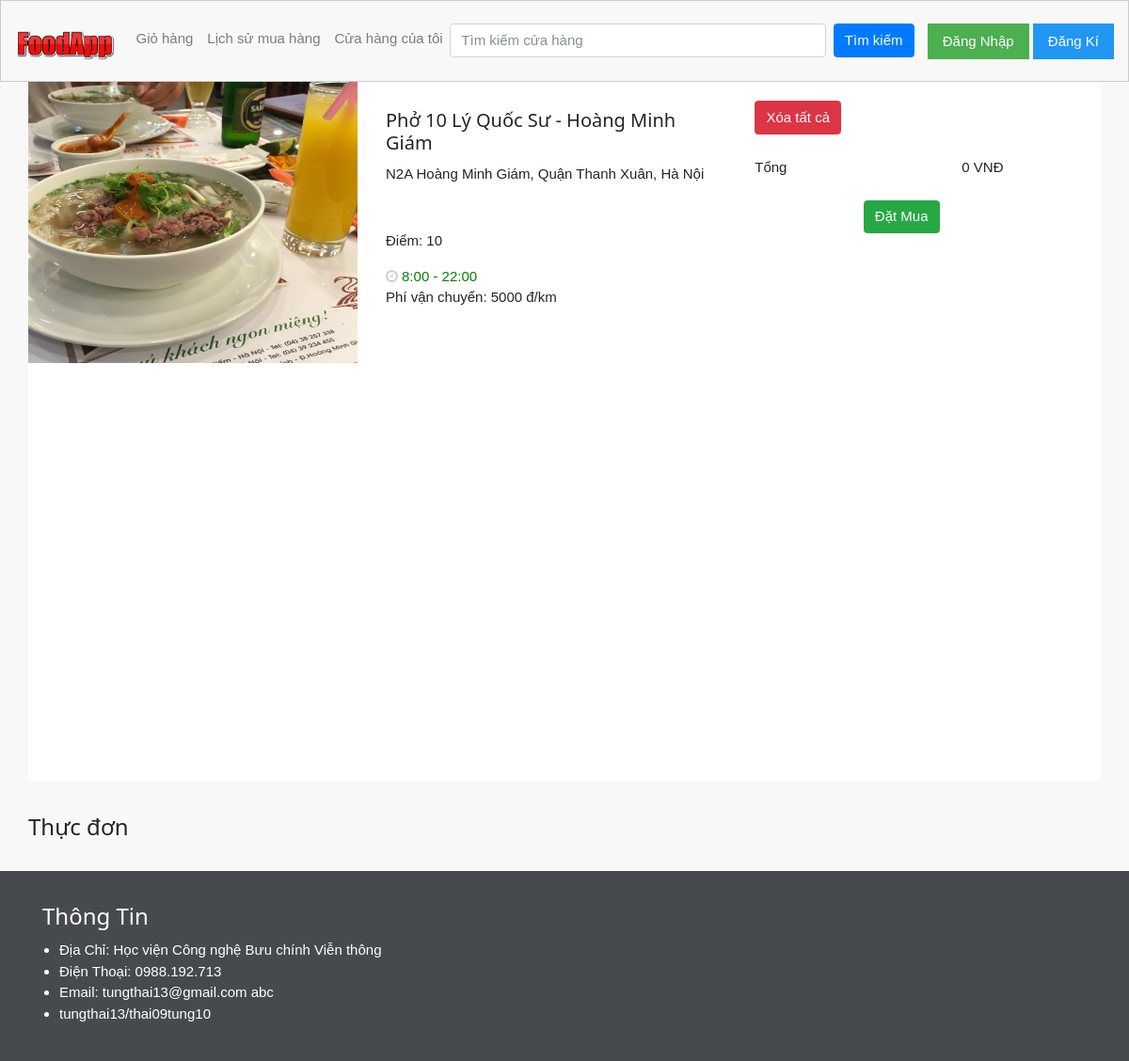
The page /DatMon/index?maCuaHang=20 on the database as committed earlier.
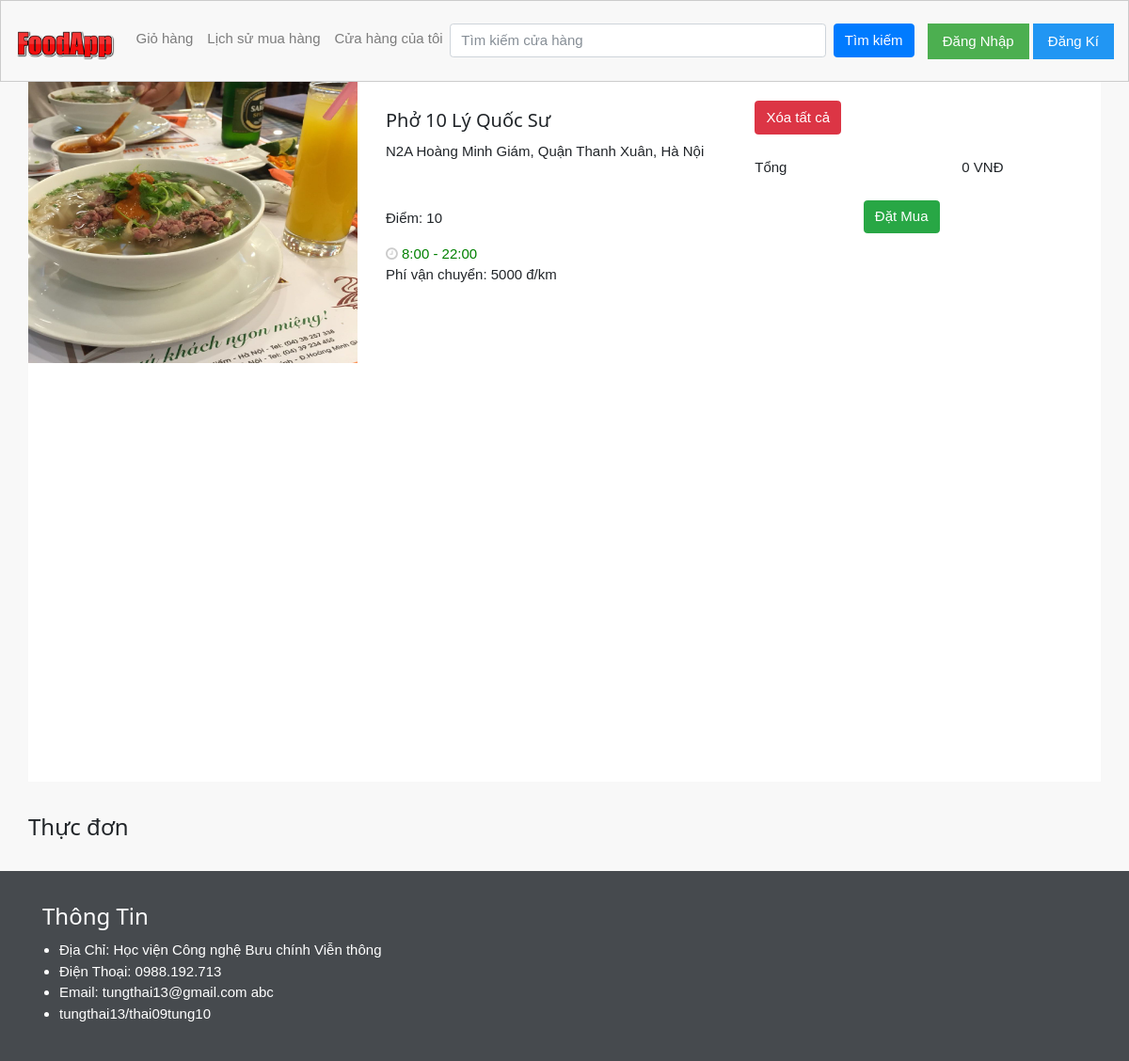
The same page on the database as committed later.
### tables this page shows
CREATE TABLE IF NOT EXISTS `cua_hang` (
  `ma_cua_hang` int(11) NOT NULL AUTO_INCREMENT,
  `ten_cua_hang` varchar(256) NOT NULL,
  `dia_chi` varchar(256) NOT NULL,
  `ma_quan_huyen` int(11) NOT NULL,
  `mo_ta` varchar(256) DEFAULT NULL,
  `logo` varchar(256) NOT NULL,
  `ma_nguoi_quan_ly` int(11) NOT NULL,
  `gio_mo_cua` varchar(10) NOT NULL,
  `gio_dong_cua` varchar(10) NOT NULL,
  `so_dien_thoai` int(11) NOT NULL,
  `trang_thai_cua_hang` int(11) NOT NULL DEFAULT '2',
  `lat` double DEFAULT NULL,
  `lng` double DEFAULT NULL,
  `tong_diem` int(11) NOT NULL DEFAULT '10',
  `so_luot_cham` int(11) NOT NULL DEFAULT '1',
  PRIMARY KEY (`ma_cua_hang`),
  KEY `FKcua_hang268799` (`ma_quan_huyen`),
  KEY `FKcua_hang380667` (`ma_nguoi_quan_ly`)
);

### application/controllers/DatMon.php (called while the page is built, shortened)
<?php
class DatMon extends CI_Controller {
	public function index()
	{
        $this->load->helper('url');
        $this->load->database();
        $data['maTaiKhoan'] = $this->input->post('maTaiKhoan');
        $data['maCuaHang'] = $this->input->get('maCuaHang');
        $data['cuaHang'] = $this->db->query("call timCuaHangBangMaCuaHang(?)", $data['maCuaHang']);
        $data['lat'] = $data['cuaHang']->row()->lat;
        $data['lng'] = $data['cuaHang']->row()->lng;
        $data['sanPham'] = $this->db->query("call danhSachSanPham(?)", $data['maCuaHang']);
        $this->load->view('dat_mon', $data);
	}
}

### index.php (called while the page is built, shortened)
<?php
require_once BASEPATH.'core/CodeIgniter.php';

### application/views/dat_mon.php (the view, shortened to what this page needs)
<!DOCTYPE html>
<html>
    <head>
        <?php include 'head.php' ?>
    </head>
    <body>
       <?php
            $row = $cuaHang->row();
        ?>
        <div id="all">
            <?php include "menu.php" ?>
            <div id="dat-mon">
                <div class="detail-order">
                    <div class="container">
                        <div class="row">
                            <div class="col-md-4 img">
                                <div class="">
                                    <img src="<?php echo base_url(); ?>image/<?php echo $row->logo ?>" alt="">
                                </div>
                            </div>
                            <div class="col-md-4">
                                <h4 style="padding-top: 20px"><?php echo $row->ten_cua_hang ?></h4>
                                <p class="address"><?php echo $row->dia_chi ?></p>
                                <p>Điểm: <span id="diem"><?php echo ($row->tong_diem/$row->so_luot_cham) ?></span></p>
                                <div class="time">
                                    <i class="fa fa-clock-o" aria-hidden="true"></i>
                                    <span style="color: green"><?php echo $row->gio_mo_cua ?> - <?php echo $row->gio_dong_cua ?></span>
                                </div>
                                <div id="khoangCach">
                                    <p>Phí vận chuyển: 5000 đ/km</p>
                                </div>
                                <br>
                            </div>
                            <div class="col-md-4 price">
                                <form action="#" method="POST" onsubmit="return kiemTraGioHangRong();">
                                    <table class="table">
                                        <thead>
                                            <tr>
                                                <th><button type="button" class="btn btn-danger" id="reset">Xóa tất cả</button></th>
                                            </tr>
                                        </thead>
                                        <tbody>
                                            <tr id="gioHang">
                                                <td>Tổng </td>
                                                <td id="money"> 0 VNĐ </td>
                                            </tr>
                                            <tr>
                                                <td>
                                                    <input type="submit" class="pull-right btn btn-success" value="Đặt Mua"/>
                                                </td>
                                            </tr>
                                        </tbody>
                                    </table>
                                </form>
                            </div>
                        </div>
                        <div class="row">
                            <div id="map"></div>
                        </div>
                    </div>
                </div>
                <div class="lien-quan">
                    <div class="container">
                        <div class="row">
                            <h3>Thực đơn</h3>
                        </div>
                            <br>
                    </div>
                </div>
            </div>
            <?php include "footer.php" ?>
        </div>
    </body>
</html>

### application/views/head.php (shortened to what this page needs)
<link rel="stylesheet" href="<?php echo base_url("font-awesome/css/font-awesome.min.css"); ?>">
<link rel="stylesheet" href="<?php echo base_url("css/style.css"); ?>">
<link rel="stylesheet" href="<?php echo base_url("css/app.css?v=1"); ?>">
<link rel="stylesheet" href="<?php echo base_url("css/phantrang.css"); ?>">
<link rel="stylesheet" href="<?php echo base_url("css/bootstrap.min.css"); ?>">
<link rel="stylesheet" href="<?php echo base_url("css/jquery.rateyo.min.css"); ?>">
<link rel="stylesheet" href="<?php echo base_url("css/w3.css"); ?>">

### application/views/menu.php (shortened to what this page needs)
<div id="menu">
    <nav class="navbar navbar-expand-md fixed-top navbar-light bg-faded bg-menu">
        <a class="navbar-brand" href="<?php echo site_url("Welcome/index");?>">
            <img src="<?php echo base_url("image/foodapp1.png"); ?>" alt="" style="height: 40px">
        </a>
        <div class="collapse navbar-collapse" id="navbarsExampleDefault">
            <ul class="navbar-nav mr-auto">
                <li class="nav-item" style="margin-top: 4px;">
                    <a id='nav1' class="nav-link" href="#">Giỏ hàng </a>
                </li>
                <li class="nav-item" style="margin-top: 4px;">
                    <a id='nav2' class="nav-link" href="#">Lịch sử mua hàng </a>
                </li>
                <li class="nav-item" style="margin-top: 4px;">
                    <a id='nav3' class="nav-link" href="<?php echo base_url();?>BanHang/index?maTaiKhoan=1">Cửa hàng của tôi </a>
                </li>
                <li>
                    <form class="form-inline" style="height: 49px;" action="index.jsp">
                        <input type="text" name="timKiem" class="form-control mb-2 mr-sm-2 mb-sm-0" id="inlineFormInput" placeholder="Tìm kiếm cửa hàng" style="width: 400px;">
                        <button type="submit" class="btn btn-primary">Tìm kiếm</button>
                    </form>
                </li>
            </ul>
            <div class="" id="login">
                <?php  if (isset($_SESSION['user'])) { ?>
                <p>
                <form  method="post" action ="<?php echo base_url('khachhang/logout'); ?>">
                     <span>chào, </span><strong><?php echo($_SESSION['user'][0]['ten_khach_hang']); ?></strong>
                    <button class="w3-button w3-green">Đăng Xuất</button>
                </form>
                </p>
                <?php }else{ ?>
                <p>
                    <button onclick="document.getElementById('id01').style.display='block'" class="w3-button w3-green w3-margin-top">Đăng Nhập</button>
                    <button onclick="document.getElementById('id02').style.display='block'" class="w3-button w3-blue w3-margin-top">Đăng Kí</button>
                </p>
                <?php } ?>
            </div>
        </div>
    </nav>
</div>

### application/views/footer.php
<div id="footer">
    <div class="container">
        <div class="row about">
            <div class="col-md-6">
                <h3>Thông Tin</h3>
                <ul>
                    <li>Địa Chỉ: Học viện Công nghệ Bưu chính Viễn thông</li>
                    <li>Điện Thoại: 0988.192.713</li>
                    <li>Email: tungthai13@gmail.com abc</li>
                    <li>tungthai13/thai09tung10</li>
                </ul>
            </div>
        </div>
    </div>
</div>

### css/app.css (style rules this page uses)
* { margin: 0px; padding: 0px; }
@media (min-width: 320px) { #menu .bg-menu { background: #f8f8f8 !important; border: 1px solid #ccc; } }
#all { margin-top: 62px; background: #f8f8f8; }
#all #footer { padding-top: 24px; padding-bottom: 24px; background: #464a4e; color: #fff; }
#all #footer .about ul { padding-left: 18px; }
#all #dat-mon .detail-order { margin-top: 24px; padding-top: 24px; }
#all #dat-mon .detail-order .container .row { background: #fff; }
#all #dat-mon .detail-order .container .row .img { margin-left: -15px; }
#all #dat-mon .detail-order .container .row img { width: 100%; height: 300px; }
#all #dat-mon .detail-order .container .row h4 { padding-top: 72px; }
#all #dat-mon .detail-order .container .row .time { margin-top: 12px; color: #ccc; }
#all #dat-mon .detail-order .container .row .price .table { margin-top: 9px; }
#all #dat-mon .detail-order .container .row .price .table th, #all #dat-mon .detail-order .container .row .price .table td { border: 1px solid #fff; }
#all #dat-mon .lien-quan { margin-top: 24px; }

### css/w3.css (style rules this page uses)
*,*:before,*:after { box-sizing:inherit }
html { -ms-text-size-adjust:100%;-webkit-text-size-adjust:100% }
body { margin:0 }
article,aside,details,figcaption,figure,footer,header,main,menu,nav,section,summary { display:block }
a { background-color:transparent;-webkit-text-decoration-skip:objects }
img { border-style:none }
button,input,select,textarea { font:inherit;margin:0 }
button,input { overflow:visible }
button,select { text-transform:none }
button,html [type=button],[type=reset],[type=submit] { -webkit-appearance:button }
html,body { font-family:Verdana,sans-serif;font-size:15px;line-height:1.5 }
html { overflow-x:hidden }
h3 { font-size:24px }
h4 { font-size:20px }
h1,h2,h3,h4,h5,h6 { font-family:"Segoe UI",Arial,sans-serif;font-weight:400;margin:10px 0 }
img { margin-bottom:-5px }
a { color:inherit }
.w3-btn,.w3-button { border:none;display:inline-block;outline:0;padding:8px 16px;vertical-align:middle;overflow:hidden;text-decoration:none;color:inherit;background-color:inherit;text-align:center;cursor:pointer;white-space:nowrap }
.w3-btn,.w3-button { -webkit-touch-callout:none;-webkit-user-select:none;-khtml-user-select:none;-moz-user-select:none;-ms-user-select:none;user-select:none }
.w3-margin-top { margin-top:16px!important }
.w3-blue,.w3-hover-blue:hover { color:#fff!important;background-color:#2196F3!important }
.w3-green,.w3-hover-green:hover { color:#fff!important;background-color:#4CAF50!important }

### application/views/head.php (style rules this page uses)
.address { height: 56px; }

### application/views/dat_mon.php (style rules this page uses)
#map { width: 100%; height: 450px; padding-bottom: 5px }

Rows that differ between the two databases and show on the page:
changed cua_hang "N2A Hoàng Minh Giám, Quận Thanh Xuân, Hà Nội": ten_cua_hang "Phở 10 Lý Quốc Sư - Hoàng Minh Giám" → "Phở 10 Lý Quốc Sư"
